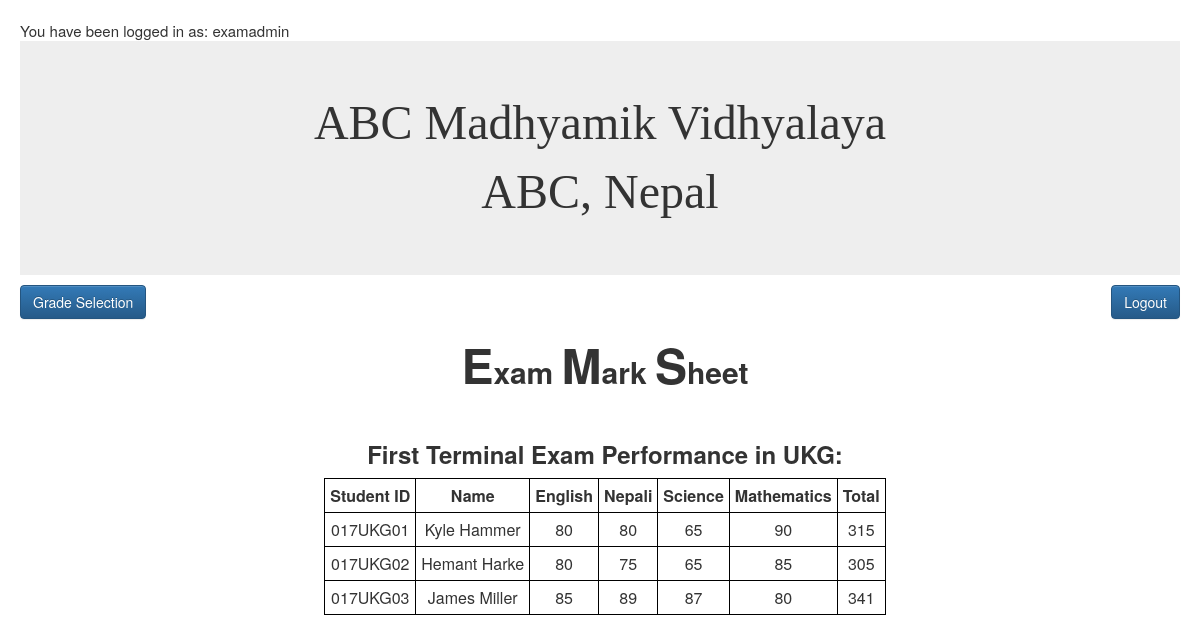
Screenshot of /markiukg.php (signed in) with the database file from the repository.
### tables this page shows
CREATE TABLE `marks1` (
  `SN` int(11) NOT NULL,
  `student_id` varchar(15) NOT NULL,
  `English` int(11) NOT NULL,
  `Nepali` int(11) NOT NULL,
  `Science` int(11) NOT NULL,
  `Math` int(11) NOT NULL,
  `Social` int(11) DEFAULT NULL,
  `Computer` int(11) DEFAULT NULL
);

CREATE TABLE `studentinfo` (
  `student_id` varchar(15) NOT NULL,
  `fname` varchar(30) NOT NULL,
  `mname` varchar(30) DEFAULT NULL,
  `lname` varchar(30) NOT NULL,
  `gender` enum('M','F') NOT NULL,
  `dobad` date NOT NULL,
  `dobbs` date NOT NULL,
  `doa` date NOT NULL,
  `email` varchar(30) NOT NULL,
  `adgrade` varchar(15) NOT NULL,
  `rollno` int(11) NOT NULL,
  `address_temp_street` varchar(30) DEFAULT NULL,
  `address_temp_ward` int(11) DEFAULT NULL,
  `address_temp_vdcmun` varchar(30) DEFAULT NULL,
  `address_temp_district` varchar(20) DEFAULT NULL,
  `address_temp_zone` varchar(20) DEFAULT NULL,
  `address_temp_country` varchar(20) DEFAULT NULL,
  `address_per_street` varchar(20) NOT NULL,
  `address_per_ward` int(11) NOT NULL,
  `address_per_vdcmun` varchar(20) NOT NULL,
  `address_per_district` varchar(20) NOT NULL,
  `address_per_zone` varchar(20) NOT NULL,
  `address_per_country` varchar(20) NOT NULL
);

### markiukg.php (the view, shortened to what this page needs)
<?php
include_once('control.php');?>
<html>
<head>
<link rel="stylesheet" href="bootstrap-3.3.7-dist/css/bootstrap.min.css"/>
<link rel="stylesheet" href="bootstrap-3.3.7-dist/css/bootstrap-theme.min.css">
<link id="theme-style" rel="stylesheet" href="css/style.css">
</head>
<body>
<div class="jumbotron"><center><font face="Analecta" size="13">ABC Madhyamik Vidhyalaya</font><br><font face="Analecta" size="10">ABC, Nepal</font></center></div>
<a href="marksheeti.php" class="btn btn-primary" role="button" target="_top">Grade Selection</a>
<a href="logout.php" class="btn btn-primary pull-right" role="button"  target="_top">Logout</a>
<div class="container">
<h2 style="text-align: center;"><font size="16">E</font>xam <font size="16">M</font>ark <font size="16">S</font>heet</h2>
    <h3 style="margin-top: 50px; text-align: center;">First Terminal Exam Performance in UKG:</h3>
<?php
$qry="SELECT *,(marks1.English + marks1.Nepali + marks1.Science + marks1.Math) AS total FROM studentinfo INNER JOIN marks1 ON studentinfo.student_id = marks1.student_id WHERE studentinfo.adgrade='UKG'";
$result = mysqli_query($db,$qry);
if ($result->num_rows> 0) {
         echo "<center><table><tr><th>Student ID</th><th>Name</th><th>English</th><th>Nepali</th><th>Science</th><th>Mathematics</th><th>Total</th></tr>";
     while($row =  $result->fetch_assoc()) {
        echo "<tr><td>". $row["student_id"]. "</td><td>" .$row["fname"]. " " . $row["mname"]. " " . $row["lname"] . "</td><td>".$row["English"]. "</td><td>".$row["Nepali"]. "</td><td>".$row["Science"]. "</td><td>".$row["Math"]."</td><td>".$row['total']."</td></tr>";
     }
        echo "</table></center>";
} else {
     echo "0 results";
}
?>
</div>

### css/style.css (style rules this page uses)
html, body { position: relative; height: 100%; font-size: 15px; padding: 10px; -webkit-font-smoothing: antialiased; -moz-osx-font-smoothing: grayscale; }
h1,h2,h3,h4,h5,h6 { font-weight: 700; }
a { color: #CB4335; -webkit-transition: all 0.4s ease-in-out; -moz-transition: all 0.4s ease-in-out; -ms-transition: all 0.4s ease-in-out; -o-transition: all 0.4s ease-in-out; }
.jumbotron { margin-bottom: 10px; }

### markiukg.php (style rules this page uses)
table, th, td { border: 1px solid black; text-align: center; padding: 5px; }

### rows the page displays
marks1: student "017UKG01", studentinfo.fname "Kyle", studentinfo.lname "Hammer", English "80", Nepali "80", Science "65", Math "90", total "315"
marks1: student "017UKG02", studentinfo.fname "Hemant", studentinfo.lname "Harke", English "80", Nepali "75", Science "65", Math "85", total "305"
marks1: student "017UKG03", studentinfo.fname "James", studentinfo.lname "Miller", English "85", Nepali "89", Science "87", Math "80", total "341"

### other values shown
$_SESSION["CurrentUser"] "examadmin"
